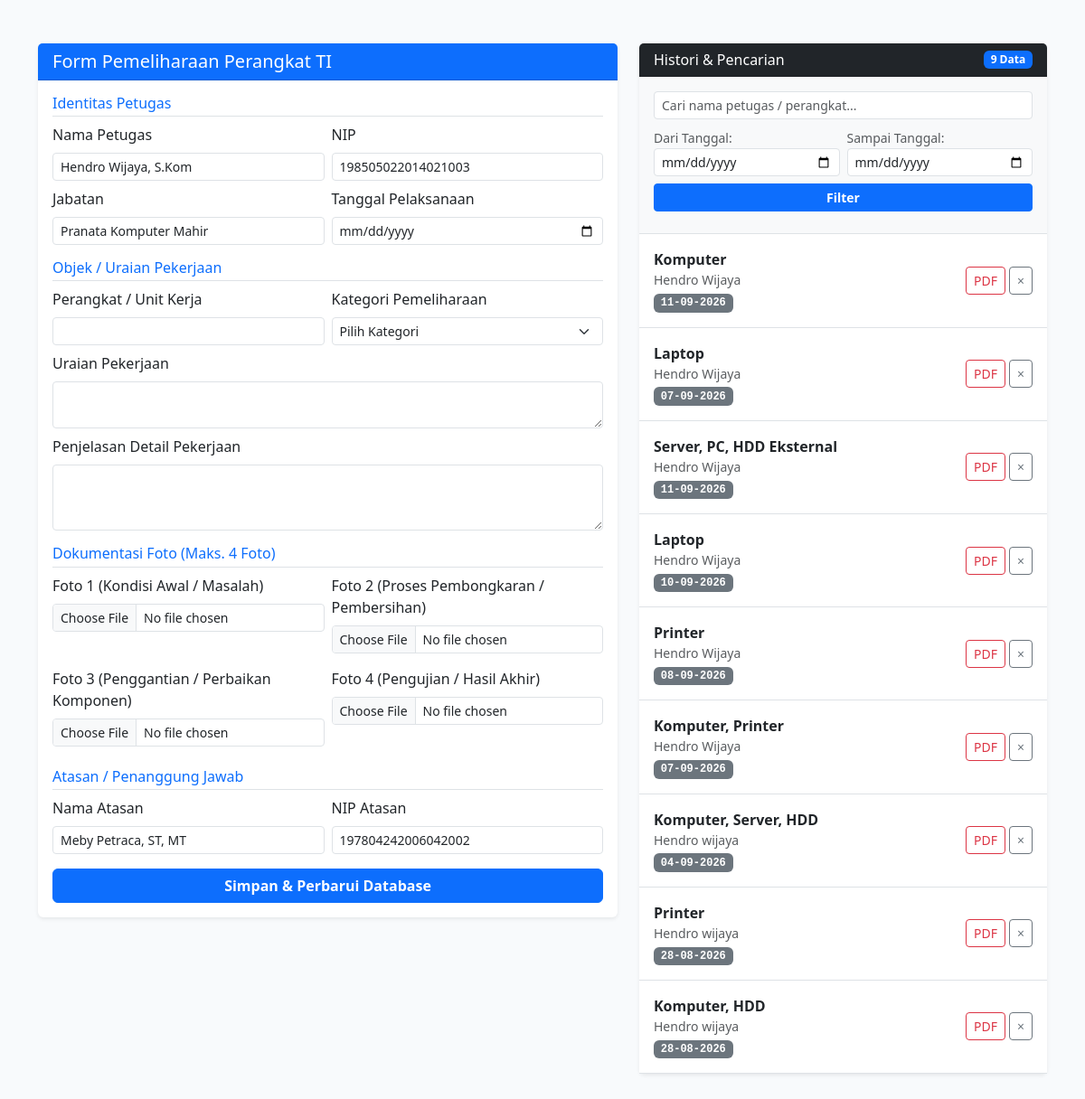
Before: / with the older database file.
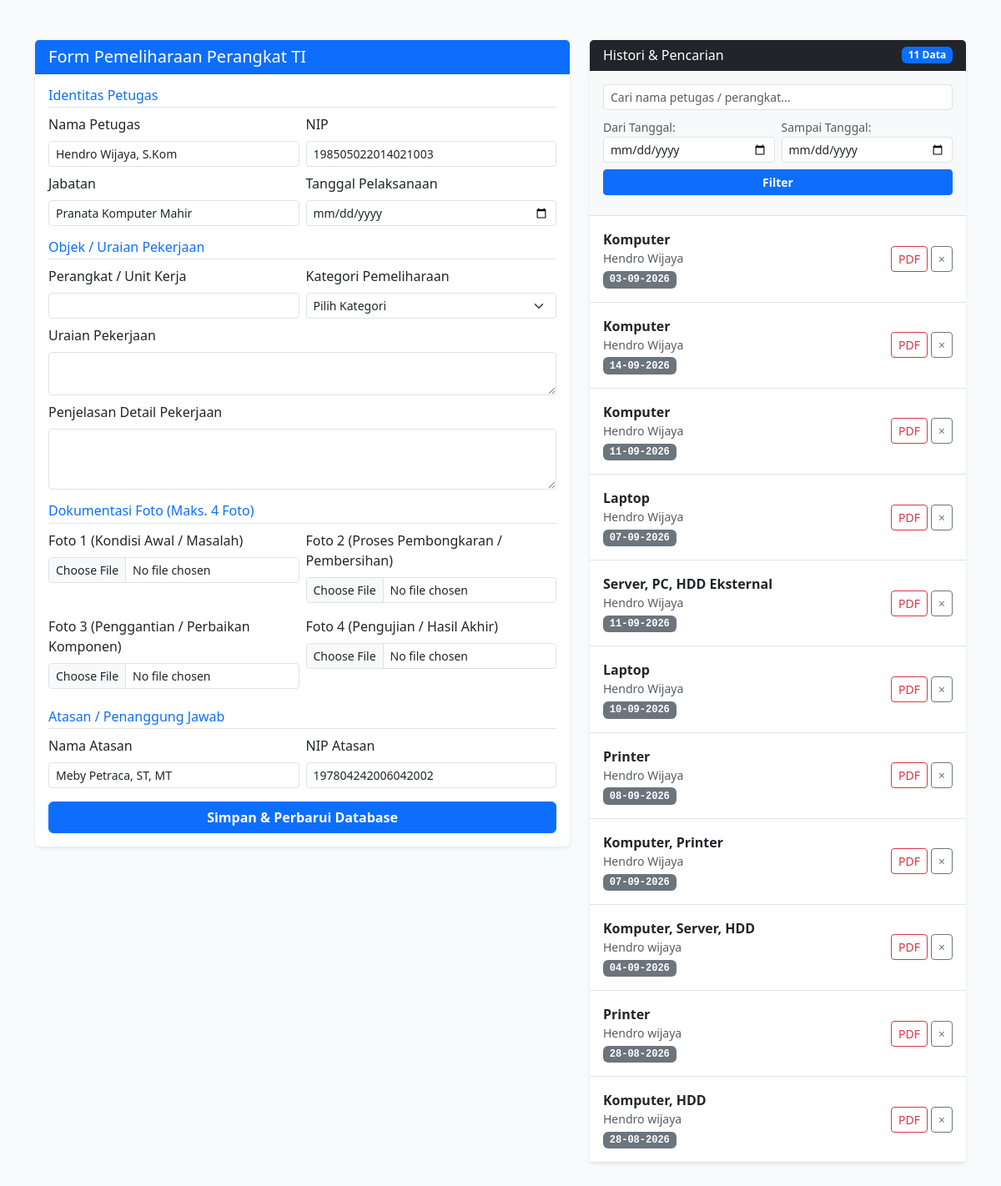
After: the same page with the newer database file.
### models.py (models this page shows)
class Laporan(db.Model):
    __tablename__ = 'laporan'
    id = db.Column(db.Integer, primary_key=True)
    nama = db.Column(db.String(100), nullable=False)
    nip = db.Column(db.String(50), nullable=False)
    jabatan = db.Column(db.String(100), nullable=False)
    tanggal = db.Column(db.Date, nullable=False)
    perangkat = db.Column(db.String(150), nullable=False)
    kategori = db.Column(db.String(100), nullable=False)
    uraian = db.Column(db.Text, nullable=False)
    penjelasan = db.Column(db.Text, nullable=False)
    nama_atasan = db.Column(db.String(100), nullable=False)
    nip_atasan = db.Column(db.String(50), nullable=False)
    foto1_base64 = db.Column(db.Text, nullable=True)
    foto2_base64 = db.Column(db.Text, nullable=True)
    foto3_base64 = db.Column(db.Text, nullable=True)
    foto4_base64 = db.Column(db.Text, nullable=True)
    created_at = db.Column(db.DateTime, default=datetime.utcnow)

### app.py (the view, shortened to what this page needs)
@app.route('/', methods=['GET', 'POST'])
def index():
    form = LaporanForm()
    query = Laporan.query
    q = request.args.get('q', '').strip()
    if q:
        query = query.filter(
            Laporan.nama.ilike(f'%{q}%') | Laporan.perangkat.ilike(f'%{q}%')
        )
    tgl_mulai = request.args.get('tgl_mulai', '').strip()
    tgl_selesai = request.args.get('tgl_selesai', '').strip()
    if tgl_mulai:
        query = query.filter(
            Laporan.tanggal >= datetime.strptime(tgl_mulai, '%Y-%m-%d').date()
        )
    if tgl_selesai:
        query = query.filter(
            Laporan.tanggal <= datetime.strptime(tgl_selesai, '%Y-%m-%d').date()
        )
    riwayat_laporan = query.order_by(Laporan.created_at.desc()).all()
    return render_template(
        'index.html',
        form=form,
        laporan_list=riwayat_laporan,
        q=q,
        tgl_mulai=tgl_mulai,
        tgl_selesai=tgl_selesai,
    )

### templates/index.html (shortened to what this page needs)
<!DOCTYPE html>
<html lang="id">
<head>
    <link href="https://cdn.jsdelivr.net/npm/bootstrap@5.3.0/dist/css/bootstrap.min.css" rel="stylesheet">
</head>
<body>
<div class="container my-5">
    <div class="row">
        <div class="col-lg-7 mb-4">
            <div class="card shadow-sm border-0">
                <div class="card-header bg-primary text-white font-weight-bold">
                    <h5 class="mb-0">Form Pemeliharaan Perangkat TI</h5>
                </div>
                <div class="card-body">
                    <form method="POST">
                        <h6 class="text-primary border-bottom pb-1">Identitas Petugas</h6>
                        <div class="row g-2 mb-3">
                            <div class="col-md-6">
                                {{ form.nama.label(class="form-label") }}
                                {{ form.nama(class="form-control form-control-sm", value="Hendro Wijaya, S.Kom") }}
                            </div>
                            <div class="col-md-6">
                                {{ form.nip.label(class="form-label") }}
                                {{ form.nip(class="form-control form-control-sm", value="198505022014021003") }}
                            </div>
                            <div class="col-md-6">
                                {{ form.jabatan.label(class="form-label") }}
                                {{ form.jabatan(class="form-control form-control-sm", value="Pranata Komputer Mahir") }}
                            </div>
                            <div class="col-md-6">
                                {{ form.tanggal.label(class="form-label") }}
                                {{ form.tanggal(class="form-control form-control-sm", type="date") }}
                            </div>
                        </div>
                        <h6 class="text-primary border-bottom pb-1">Objek / Uraian Pekerjaan</h6>
                        <div class="row g-2 mb-3">
                            <div class="col-md-6">
                                {{ form.perangkat.label(class="form-label") }}
                                {{ form.perangkat(class="form-control form-control-sm") }}
                            </div>
                            <div class="col-md-6">
                                {{ form.kategori.label(class="form-label") }}
                                {{ form.kategori(class="form-select form-select-sm") }}
                            </div>
                            <div class="col-12">
                                {{ form.uraian.label(class="form-label") }}
                                {{ form.uraian(class="form-control form-control-sm", rows="2") }}
                            </div>
                            <div class="col-12">
                                {{ form.penjelasan.label(class="form-label") }}
                                {{ form.penjelasan(class="form-control form-control-sm", rows="3") }}
                            </div>
                        </div>
                        <h6 class="text-primary border-bottom pb-1">Dokumentasi Foto (Maks. 4 Foto)</h6>
                        <div class="row g-2 mb-3">
                            <div class="col-md-6 text-center mb-2">
                                <label class="form-label d-block text-start">Foto 1 (Kondisi Awal / Masalah)</label>
                                <input type="file" id="inputFoto1" class="form-control form-control-sm" accept="image/*">
                            </div>
                            <div class="col-md-6 text-center mb-2">
                                <label class="form-label d-block text-start">Foto 2 (Proses Pembongkaran / Pembersihan)</label>
                                <input type="file" id="inputFoto2" class="form-control form-control-sm" accept="image/*">
                            </div>
                            <div class="col-md-6 text-center mb-2">
                                <label class="form-label d-block text-start">Foto 3 (Penggantian / Perbaikan Komponen)</label>
                                <input type="file" id="inputFoto3" class="form-control form-control-sm" accept="image/*">
                            </div>
                            <div class="col-md-6 text-center mb-2">
                                <label class="form-label d-block text-start">Foto 4 (Pengujian / Hasil Akhir)</label>
                                <input type="file" id="inputFoto4" class="form-control form-control-sm" accept="image/*">
                            </div>
                        </div>
                        <h6 class="text-primary border-bottom pb-1">Atasan / Penanggung Jawab</h6>
                        <div class="row g-2 mb-3">
                            <div class="col-md-6">
                                {{ form.nama_atasan.label(class="form-label") }}
                                {{ form.nama_atasan(class="form-control form-control-sm", value="Meby Petraca, ST, MT") }}
                            </div>
                            <div class="col-md-6">
                                {{ form.nip_atasan.label(class="form-label") }}
                                {{ form.nip_atasan(class="form-control form-control-sm", value="197804242006042002") }}
                            </div>
                        </div>
                        <button type="submit" class="btn btn-primary w-100 fw-bold">Simpan & Perbarui Database</button>
                    </form>
                </div>
            </div>
        </div>
        <div class="col-lg-5">
            <div class="card shadow-sm border-0 mb-4">
                <div class="card-header bg-dark text-white d-flex justify-content-between align-items-center">
                    <h5 class="mb-0 fs-6">Histori & Pencarian</h5>
                    <span class="badge bg-primary">{{ laporan_list|length }} Data</span>
                </div>
                <div class="card-body bg-light">
                    <form method="GET" action="{{ url_for('index') }}" class="row g-2 mb-2">
                        <div class="col-12">
                            <input type="text" name="q" class="form-control form-control-sm" placeholder="Cari nama petugas / perangkat..." value="{{ q }}">
                        </div>
                        <div class="col-6">
                            <label class="form-label mb-0 small text-muted">Dari Tanggal:</label>
                            <input type="date" name="tgl_mulai" class="form-control form-control-sm" value="{{ tgl_mulai }}">
                        </div>
                        <div class="col-6">
                            <label class="form-label mb-0 small text-muted">Sampai Tanggal:</label>
                            <input type="date" name="tgl_selesai" class="form-control form-control-sm" value="{{ tgl_selesai }}">
                        </div>
                        <div class="col-12 d-flex gap-1 mt-2">
                            <button type="submit" class="btn btn-sm btn-primary flex-fill fw-bold">Filter</button>
                        </div>
                    </form>
                </div>
                <ul class="list-group list-group-flush border-top">
                    {% for item in laporan_list %}
                    <li class="list-group-item d-flex justify-content-between align-items-center p-3">
                        <div style="max-width: 65%;">
                            <strong class="d-block text-truncate" title="{{ item.perangkat }}">{{ item.perangkat }}</strong>
                            <small class="text-muted d-block">{{ item.nama }}</small>
                            <small class="badge bg-secondary font-monospace">{{ item.tanggal.strftime('%d-%m-%Y') }}</small>
                        </div>
                        <div class="d-flex gap-1">
                            <a href="{{ url_for('cetak_pdf', id=item.id) }}" target="_blank" class="btn btn-outline-danger btn-sm" title="Cetak PDF">
                                PDF
                            </a>
                            <button type="button" class="btn btn-outline-secondary btn-sm" data-bs-toggle="modal" data-bs-target="#modalHapus{{ item.id }}" title="Hapus Laporan">
                                &times;
                            </button>
                        </div>
                    </li>
                    {% else %}
                    <li class="list-group-item text-center text-muted p-4">
                        <small>Tidak ada laporan yang ditemukan.</small>
                    </li>
                    {% endfor %}
                </ul>
            </div>
        </div>
    </div>
</div>
</body>
</html>

### templates/index.html (style rules this page uses)
body { background-color: #f8fafc; }

Changed rows visible on the page:
added Laporan: perangkat "Komputer", nama "Hendro Wijaya", tanggal "03-09-2026"
added Laporan: perangkat "Komputer", nama "Hendro Wijaya", tanggal "14-09-2026"
Other visible differences:
{{ laporan_list|length }}: "9" → "11"
